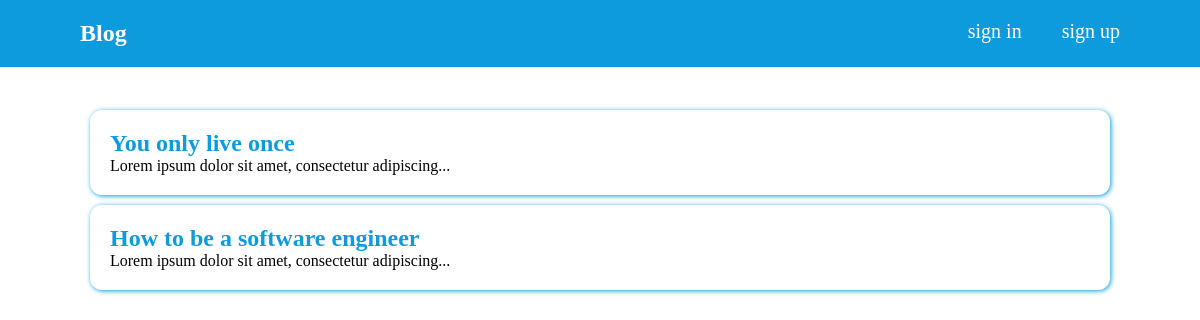
The page / on the database its author committed.
### articles/models.py (models this page shows, shortened)
class Article(models.Model):
    title = models.CharField(max_length=100)
    body = models.TextField()
    date = models.DateTimeField(auto_now_add=True)
    author = models.ForeignKey(User, null=False, default=None, on_delete= models.CASCADE)
    slug = models.CharField(default="", max_length=10)
    def bodySnippet(self):
        return self.body[:50] + "..."

### articles/views.py (the view)
# urls.py: path("", views.articles, name="all"),
def articles(request):
    articles = Article.objects.all().order_by('-date')
    return render(request, "articles/article_lists.html", {'articles' : articles})

### articles/templates/articles/article_lists.html
{% extends 'app.html' %}
{% block content %}
    {% for article in articles %}
        <a href="{% url 'articles:details' id=article.id %}">
            <div class='articleContainer'>
                <h2>{{article.title}}</h2>
                <p>{{article.bodySnippet}}</p>
            </div>
        </a>
    {% endfor %}
{% endblock content %}

### templates/app.html (shortened to what this page needs)
{% load static %}
<!DOCTYPE html>
<html>
    <head>
        <link rel="stylesheet" href="{% static 'index.css' %}">
    </head>
    <body>
        <div class="App">
            <header>
                <nav>
                    <h1><a href="{% url 'articles:all' %}">Blog</a></h1>
                    <ul>
                        {% if user.is_authenticated %}
                            <li>
                                <form action="{% url 'accounts:logout' %}" method="POST">
                                    {% csrf_token %}
                                    <input type="submit" value="log out" />
                                </form>
                            </li>
                            <li>
                                <a href="{% url 'articles:create' %}">add blog</a>
                            </li>
                        {% else %}
                            <li>
                                <a href="{% url 'accounts:sign-in' %}">sign in</a>
                            </li>
                            <li>
                                <a href="{% url 'accounts:sign-up' %}">sign up</a>
                            </li>
                        {% endif %}
                    </ul>
                </nav>
            </header>
            {% block content %}
            {% endblock %}
        </div>
    </body>
</html>

### assets/index.css (style rules this page uses)
.App { width: 100%; max-width: 1080px; margin: auto; padding: 20px; padding-top: 100px; }
a { text-decoration: none; color: white; }
* { box-sizing: border-box; margin: 0; padding: 0; }
header { position: fixed; top: 0; left: 0; width: 100%; background-color: rgb(13, 155, 221); }
nav { width: 100%; max-width: 1080px; margin: auto; display: flex; justify-content: space-between; padding: 20px; }
nav ul { list-style-type: none; display: flex; }
li { margin-left: 40px; font-size: 20px; cursor: pointer; }
.articleContainer h2 { color: rgb(13, 155, 221); }
.articleContainer p { color: black; }
.articleContainer { padding: 20px; box-shadow: 1px 1px 5px rgb(13, 155, 221); border-radius: 12px; margin: 10px; }

### rows shown on the page
Article: title "You only live once", bodySnippet "Lorem ipsum dolor sit amet, consectetur adipiscing..."
Article: title "How to be a software engineer", bodySnippet "Lorem ipsum dolor sit amet, consectetur adipiscing..."
